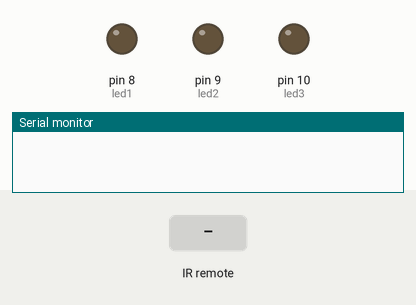
Simulated run of this sketch. Board: Arduino Uno, built with avr-gcc and run on an emulated ATmega328P. Parts: output pins drawn as LEDs (lit = HIGH), the last lines printed to the serial monitor. Inputs (shaded band) come from the test bench.

Above: at 1.2 s.
1.3 s: infrared code 0xFFA857 received
At 2.2 s:
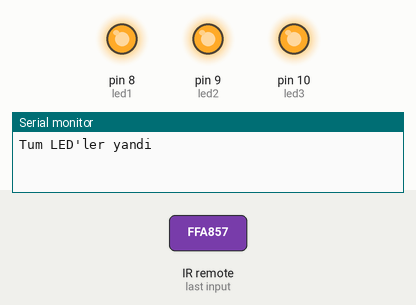
2.8 s: infrared code 0xFFE01F received
At 3.3 s:
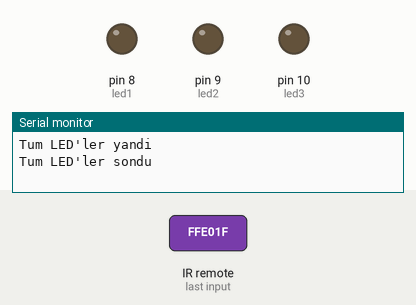
Timing chart, 0 to 5.8 s (numbered marks = the images above; inputs shaded):
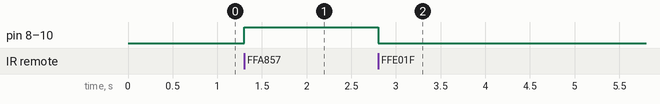

The sketch:

Versiyon3.ino
```cpp
#include <IRremote.h>

IRrecv sinyal(2);
decode_results gelenVeri;

#define CH1 0xFFA25D
#define CH 0xFF629D
#define CH2 0xFFE21D
#define PREV 0xFF22DD
#define NEXT 0xFF02FD
#define PLAYPAUSE 0xFFC23D
#define VOL1 0xFFE01F
#define VOL2 0xFFA857
#define EQ 0xFF906F
#define BUTON0 0xFF6897
#define BUTON100 0xFF9867
#define BUTON200 0xFFB04F
#define BUTON1 0xFF30CF
#define BUTON2 0xFF18E7
#define BUTON3 0xFF7A85
#define BUTON4 0xFF10EF
#define BUTON5 0xFF38C7
#define BUTON6 0xFF5AA5
#define BUTON7 0xFF42BD
#define BUTON8 0xFF4AB5
#define BUTON9 0xFF52AD

int led1 = 8;
int led2 = 9;
int led3 = 10;

void setup() {
  pinMode(led1, OUTPUT);
  pinMode(led2, OUTPUT);
  pinMode(led3, OUTPUT);
  Serial.begin(9600);
  sinyal.enableIRIn();
}
void loop() {

  if (sinyal.decode( & gelenVeri)) {
    if (gelenVeri.value == BUTON1) {
      digitalWrite(led1, !digitalRead(led1));
      if (digitalRead(led1) == HIGH) {
        Serial.println("LED 1 yandi");
      } else {
        Serial.println("LED 1 sondu");
      }
    }
    if (gelenVeri.value == BUTON2) {
      digitalWrite(led2, !digitalRead(led2));
      if (digitalRead(led2) == HIGH) {
        Serial.println("LED 2 yandi");
      } else {
        Serial.println("LED 2 sondu");
      }
    }
    if (gelenVeri.value == BUTON3) {
      digitalWrite(led3, !digitalRead(led3));
      if (digitalRead(led3) == HIGH) {
        Serial.println("LED 3 yandi");
      } else {
        Serial.println("LED 3 sondu");
      }
    }
    if (gelenVeri.value == VOL1) {
      digitalWrite(led1, LOW);
      digitalWrite(led2, LOW);
      digitalWrite(led3, LOW);
      Serial.println("Tum LED'ler sondu");
    }
    if (gelenVeri.value == VOL2) {
      digitalWrite(led1, HIGH);
      digitalWrite(led2, HIGH);
      digitalWrite(led3, HIGH);
      Serial.println("Tum LED'ler yandi");
    }
    sinyal.resume();
  }
}
```

Measured:
- after the input at 1.3 s, pin 8 (led1), pin 9 (led2), pin 10 (led3): LOW → HIGH at once
- after the input at 2.8 s, pin 8 (led1), pin 9 (led2), pin 10 (led3): HIGH → LOW at once
